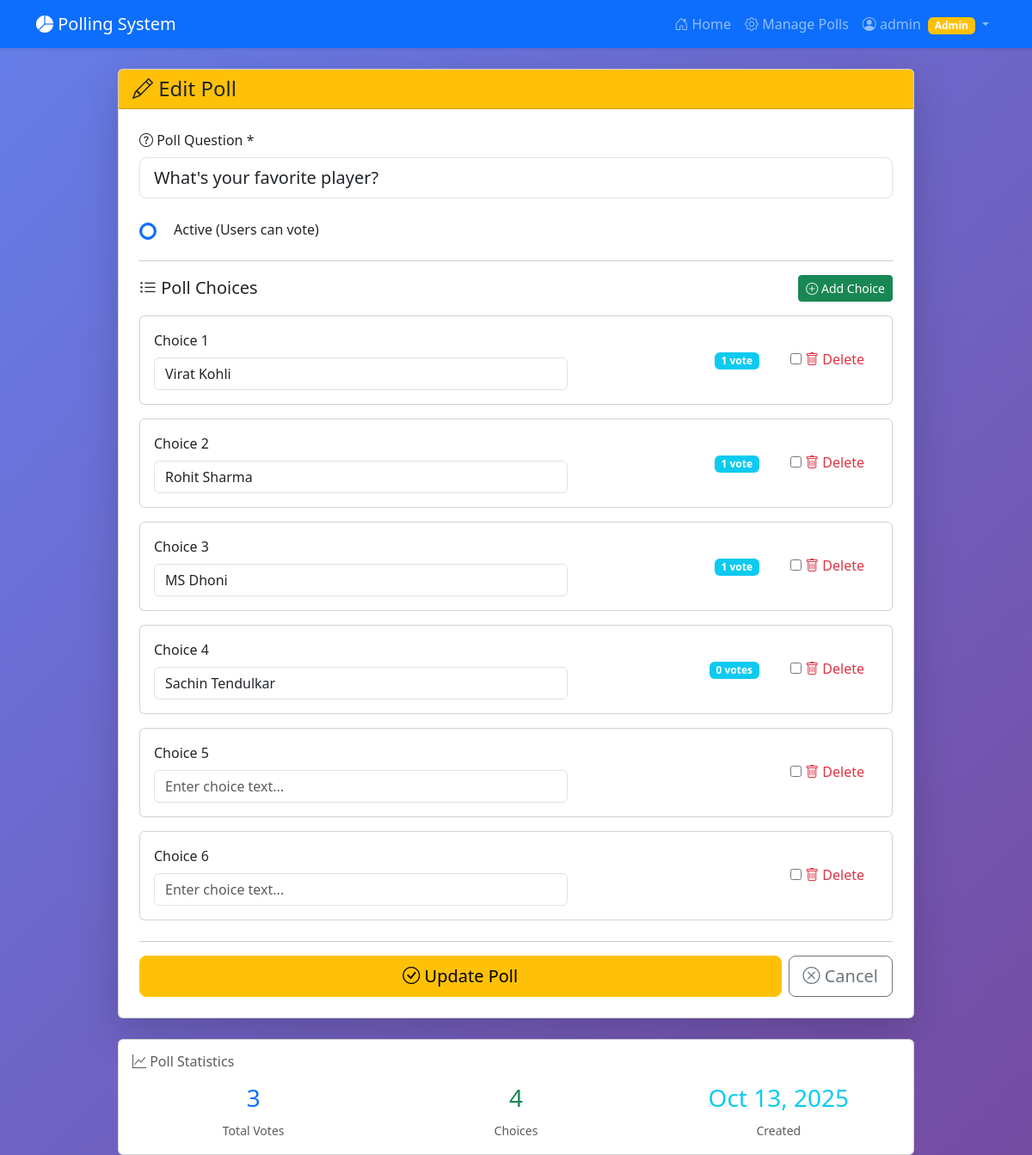
Screenshot of /manage/4/edit/ (signed in) with the database file from the repository.
### polls/models.py (models this page shows, shortened)
class Poll(models.Model):
    question = models.CharField(max_length=200)
    created_by = models.ForeignKey(User, on_delete=models.CASCADE)
    created_at = models.DateTimeField(auto_now_add=True)
    is_active = models.BooleanField(default=True)
    def total_votes(self):
        return Vote.objects.filter(choice__poll=self).count()

class Choice(models.Model):
    poll = models.ForeignKey(Poll, related_name='choices', on_delete=models.CASCADE)
    choice_text = models.CharField(max_length=200)
    def vote_count(self):
        return self.votes.count()

### polls/views.py (the view)
# urls.py: path('manage/<int:poll_id>/edit/', views.edit_poll, name='edit_poll'),
@staff_member_required
def edit_poll(request, poll_id):
    poll = get_object_or_404(Poll, id=poll_id)
    ChoiceFormSet = modelformset_factory(
        Choice,
        fields=('choice_text',),
        extra=2,  # Allow adding 2 new choices
        can_delete=True,
        widgets={'choice_text': django_forms.TextInput(attrs={'class': 'form-control', 'placeholder': 'Enter choice text...'})}
    )
    if request.method == 'POST':
        poll_form = PollForm(request.POST, instance=poll)
        choice_formset = ChoiceFormSet(request.POST, queryset=Choice.objects.filter(poll=poll))
        if poll_form.is_valid() and choice_formset.is_valid():
            poll_form.save()
            choices = choice_formset.save(commit=False)
            for choice in choices:
                choice.poll = poll
                choice.save()
            for choice in choice_formset.deleted_objects:
                choice.delete()
            messages.success(request, f'Poll "{poll.question}" updated successfully!')
            return redirect('polls:manage_polls')
    else:
        poll_form = PollForm(instance=poll)
        choice_formset = ChoiceFormSet(queryset=Choice.objects.filter(poll=poll))
    return render(request, 'polls/edit_poll.html', {
        'poll': poll,
        'poll_form': poll_form,
        'choice_formset': choice_formset
    })

### polls/forms.py
class PollForm(forms.ModelForm):
    class Meta:
        model = Poll
        fields = ['question', 'is_active']
        widgets = {
            'question': forms.TextInput(attrs={
                'class': 'form-control form-control-lg',
                'placeholder': 'Enter your poll question...'
            }),
            'is_active': forms.CheckboxInput(attrs={'class': 'form-check-input'})
        }

### polls/templates/polls/edit_poll.html (shortened to what this page needs)
{% extends 'polls/base.html' %}
{% load static %}
{% block content %}
<div class="row justify-content-center">
    <div class="col-md-10">
        <div class="card shadow-lg">
            <div class="card-header bg-warning text-dark">
                <h4 class="mb-0">
                    <i class="bi bi-pencil"></i> Edit Poll
                </h4>
            </div>
            <div class="card-body p-4">
                <form method="post">
                    <div class="mb-4">
                        <label for="id_question" class="form-label">
                            <i class="bi bi-question-circle"></i> Poll Question *
                        </label>
                        {{ poll_form.question }}
                    </div>
                    <div class="mb-4">
                        <div class="form-check form-switch">
                            {{ poll_form.is_active }}
                            <label class="form-check-label" for="id_is_active">
                                Active (Users can vote)
                            </label>
                        </div>
                    </div>
                    <hr>
                    <div class="d-flex justify-content-between align-items-center mb-3">
                        <h5 class="mb-0">
                            <i class="bi bi-list-ul"></i> Poll Choices
                        </h5>
                        <button type="button" class="btn btn-sm btn-success" onclick="addNewChoice()">
                            <i class="bi bi-plus-circle"></i> Add Choice
                        </button>
                    </div>
                    <div class="mb-4" id="choices-container">
                        {% for form in choice_formset %}
                        <div class="card mb-3 choice-item" data-index="{{ forloop.counter0 }}">
                            <div class="card-body">
                                <div class="row align-items-center">
                                    <div class="col-md-7">
                                        <label class="form-label">Choice {{ forloop.counter }}</label>
                                        {{ form.choice_text }}
                                    </div>
                                    <div class="col-md-5 text-end">
                                        {% if form.instance.pk %}
                                        <span class="badge bg-info me-2">
                                            {{ form.instance.vote_count }} vote{{ form.instance.vote_count|pluralize }}
                                        </span>
                                        {% endif %}
                                        <div class="form-check form-check-inline">
                                            {{ form.DELETE }}
                                            <label class="form-check-label text-danger" for="{{ form.DELETE.id_for_label }}">
                                                <i class="bi bi-trash"></i> Delete
                                            </label>
                                        </div>
                                    </div>
                                </div>
                            </div>
                        </div>
                        {% endfor %}
                    </div>
                    <hr>
                    <div class="d-flex gap-2">
                        <button type="submit" class="btn btn-warning btn-lg flex-fill">
                            <i class="bi bi-check-circle"></i> Update Poll
                        </button>
                        <a href="{% url 'polls:manage_polls' %}" class="btn btn-outline-secondary btn-lg">
                            <i class="bi bi-x-circle"></i> Cancel
                        </a>
                    </div>
                </form>
            </div>
        </div>
        <div class="card mt-4">
            <div class="card-body">
                <h6 class="text-muted mb-3">
                    <i class="bi bi-graph-up"></i> Poll Statistics
                </h6>
                <div class="row">
                    <div class="col-md-4">
                        <div class="text-center">
                            <h3 class="text-primary">{{ poll.total_votes }}</h3>
                            <small class="text-muted">Total Votes</small>
                        </div>
                    </div>
                    <div class="col-md-4">
                        <div class="text-center">
                            <h3 class="text-success">{{ poll.choices.count }}</h3>
                            <small class="text-muted">Choices</small>
                        </div>
                    </div>
                    <div class="col-md-4">
                        <div class="text-center">
                            <h3 class="text-info">{{ poll.created_at|date:"M d, Y" }}</h3>
                            <small class="text-muted">Created</small>
                        </div>
                    </div>
                </div>
            </div>
        </div>
    </div>
</div>
{% endblock %}

### polls/templates/polls/base.html (shortened to what this page needs)
{% load static %}
<!DOCTYPE html>
<html lang="en">
<head>
    <link href="https://cdn.jsdelivr.net/npm/bootstrap@5.3.0/dist/css/bootstrap.min.css" rel="stylesheet">
    <link rel="stylesheet" href="https://cdn.jsdelivr.net/npm/bootstrap-icons@1.10.0/font/bootstrap-icons.css">
    <link rel="stylesheet" href="{% static 'polls/css/style.css' %}">
</head>
<body>
    {% if user.is_authenticated %}
    <nav class="navbar navbar-expand-lg navbar-dark bg-primary shadow-sm mb-4">
    <div class="container">
        <a class="navbar-brand" href="{% url 'polls:poll_list' %}">
            <i class="bi bi-pie-chart-fill"></i> Polling System
        </a>
        <div class="collapse navbar-collapse" id="navbarNav">
            <ul class="navbar-nav ms-auto">
                <li class="nav-item">
                    <a class="nav-link" href="{% url 'polls:poll_list' %}">
                        <i class="bi bi-house-door"></i> Home
                    </a>
                </li>
                {% if user.is_staff %}
                <li class="nav-item">
                    <a class="nav-link" href="{% url 'polls:manage_polls' %}">
                        <i class="bi bi-gear"></i> Manage Polls
                    </a>
                </li>
                {% endif %}
                <li class="nav-item dropdown">
                    <a class="nav-link dropdown-toggle" href="#" id="userDropdown" role="button" data-bs-toggle="dropdown">
                        <i class="bi bi-person-circle"></i> {{ user.username }}
                        {% if user.is_staff %}<span class="badge bg-warning ms-1">Admin</span>{% endif %}
                    </a>
                </li>
            </ul>
        </div>
    </div>
    </nav>
    {% endif %}
    <div class="container">
        {% block content %}{% endblock %}
    </div>
</body>
</html>

### polls/static/polls/css/style.css (style rules this page uses)
:root { --primary-color: #4e73df; --secondary-color: #858796; --success-color: #1cc88a; --danger-color: #e74a3b; --warning-color: #f6c23e; --info-color: #36b9cc; }
body { background: linear-gradient(135deg, #667eea 0%, #764ba2 100%); min-height: 100vh; font-family: 'Segoe UI', Tahoma, Geneva, Verdana, sans-serif; }
.navbar { box-shadow: 0 2px 4px rgba(0,0,0,.1); }

### polls/templates/polls/edit_poll.html (style rules this page uses)
.card-body .form-check-input[type="checkbox"] { width: 20px; height: 20px; }

### rows the page displays
Poll: question "What's your favorite player?", is_active "☑", total_votes "3", choices.count "4", created_at "Oct 13, 2025"
Choice: instance.vote_count "1"
Choice: instance.vote_count "1"
Choice: instance.vote_count "1"
Choice: instance.vote_count "0"

### other values shown
{{ user.username }} "admin"
